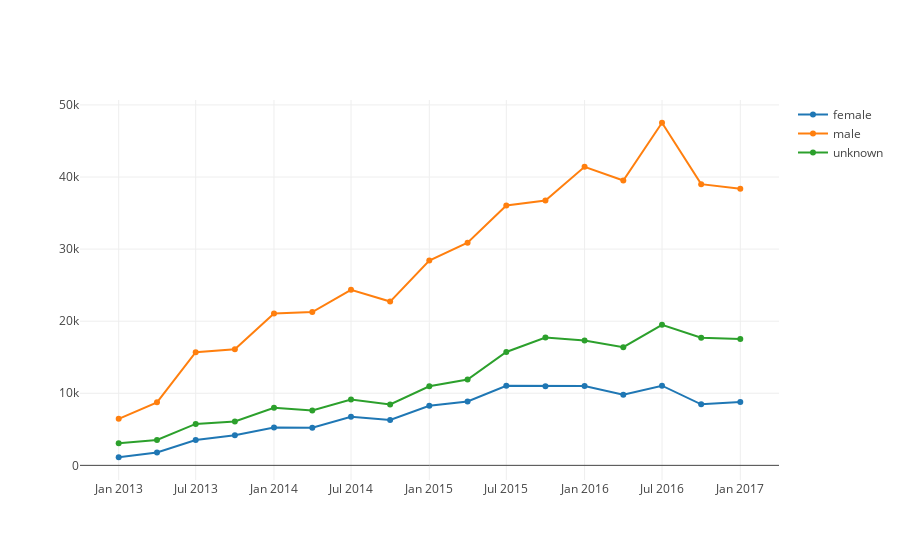

The code cell stored with this chart in its notebook:
### Code cell
draw_evolutionary_chart("key_as_string", METRIC_NAME)
